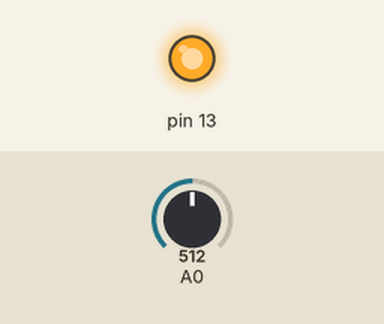
Simulated run of this sketch. Board: Arduino Uno, built with avr-gcc and run on an emulated ATmega328P. On the bench: output pins drawn as LEDs (lit = HIGH). Inputs (shaded band) come from the test bench; at power-on: A0 = 512.

Above: at 1.2 s.
1.3 s: A0 set to 165
2.8 s: A0 set to 140
At 4.0 s:
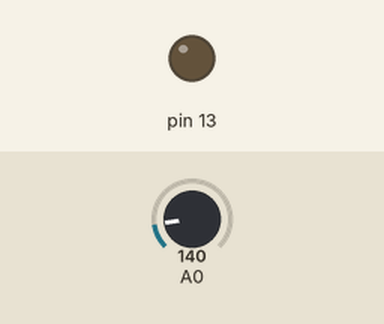
4.3 s: A0 set to 306
At 4.9 s:
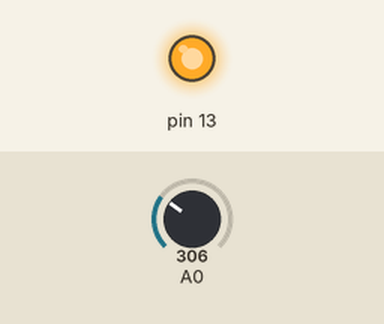
5.8 s: A0 set to 122
At 7.2 s:
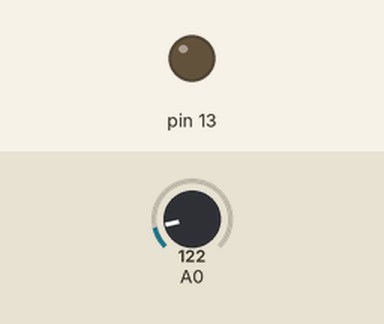
Timing chart, 0 to 8.3 s (numbered marks = the images above; inputs shaded):
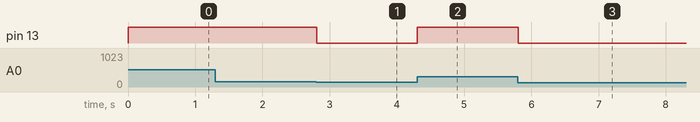

Measured:
- the behaviour switches between 158 and 157 on A0 (found by bisection; images 0 and 1)
- after the input at 1.3 s, every drawn part: stays the same
- after the input at 2.8 s, pin 13: HIGH → LOW at once
- after the input at 4.3 s, pin 13: LOW → HIGH at once
- after the input at 5.8 s, pin 13: HIGH → LOW at once

The sketch:

challenge_2.ino
```cpp
/*This is the temperature sensor program.
Once the temperature gets above 26 degree celsius
the LED lights up and turns off if it gets below 26*/

int temp = 0;

void setup()
{
  pinMode(A0, INPUT);
  pinMode(13, OUTPUT);
}

void loop()
{
  temp = -40 + 0.488155 * (analogRead(A0) - 20);
  if (temp > 26) {
    digitalWrite(13, HIGH);
  } else {
    digitalWrite(13, LOW);
  }
  delay(10); // Delay a little bit to improve simulation performance
}
```
